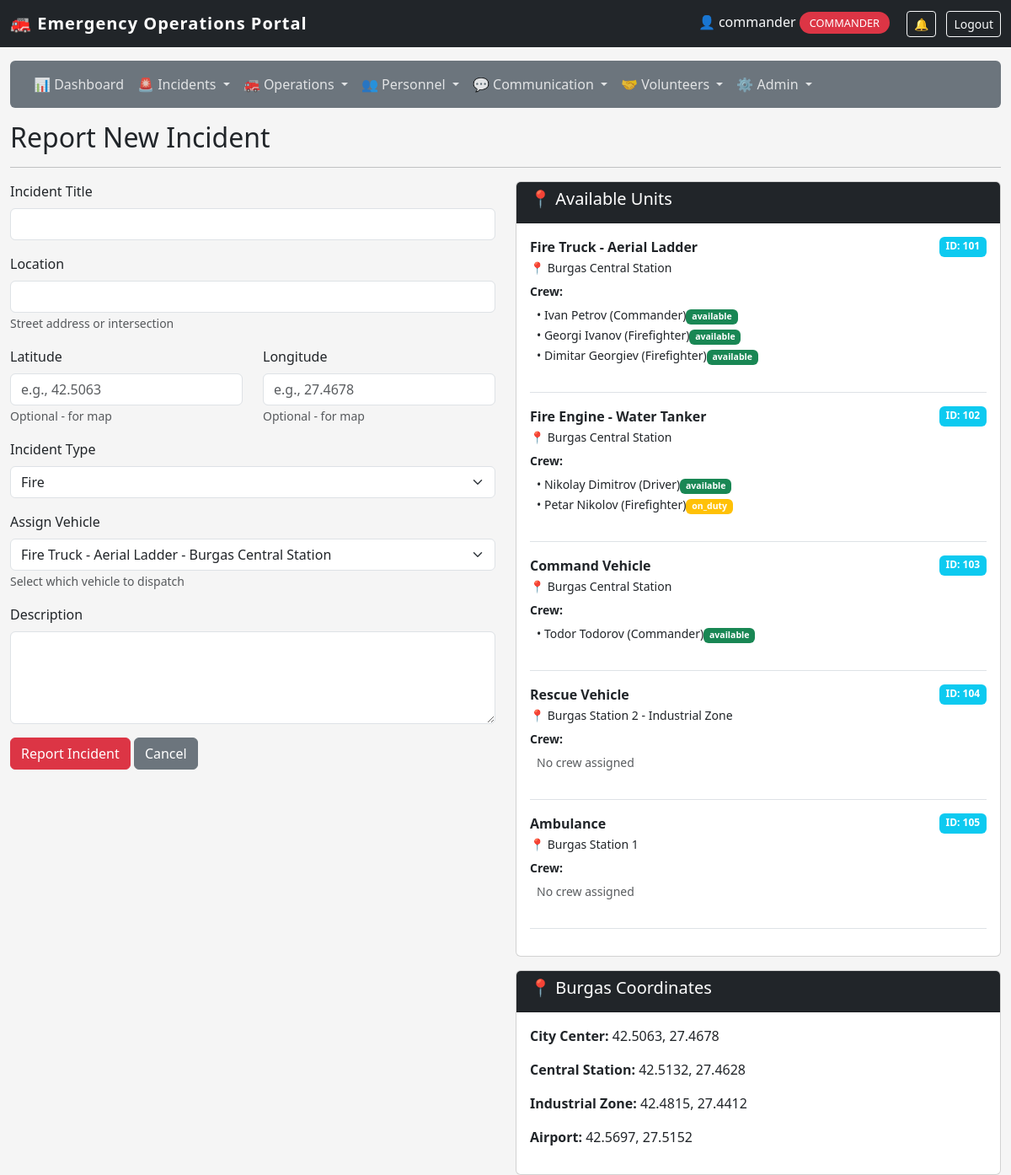
The page /staff/report_incident (signed in) on the database as committed earlier.
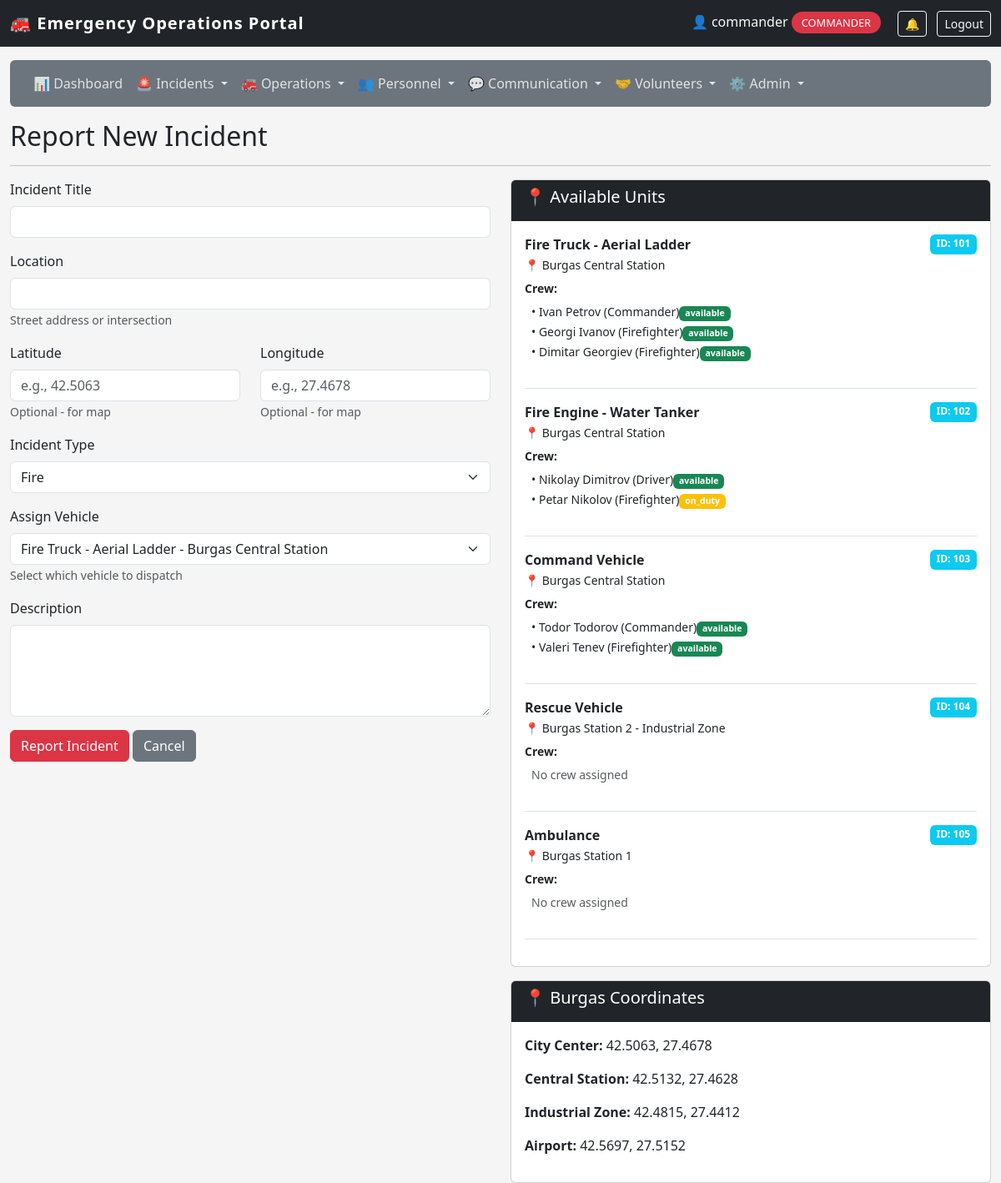
The same page on the database as committed later.
### app/models/vehicle.py (models this page shows)
class Vehicle(db.Model):
    id = db.Column(db.Integer, primary_key=True)
    type = db.Column(db.String(50))
    location = db.Column(db.String(200))
    latitude = db.Column(db.Float, nullable=True)
    longitude = db.Column(db.Float, nullable=True)
    last_updated = db.Column(db.DateTime, default=datetime.datetime.utcnow, onupdate=datetime.datetime.utcnow)
    speed = db.Column(db.Float, nullable=True)
    heading = db.Column(db.Integer, nullable=True)
    status = db.Column(db.String(20), default='station')
    current_incident_id = db.Column(db.Integer, db.ForeignKey('incident.id'), nullable=True)
    current_incident = db.relationship('Incident', foreign_keys=[current_incident_id])
    firefighters = db.relationship('Firefighter', backref='assigned_vehicle', lazy=True)

### app/models/firefighter.py (models this page shows)
class Firefighter(db.Model):
    id = db.Column(db.Integer, primary_key=True)
    name = db.Column(db.String(100), nullable=False)
    rank = db.Column(db.String(50))
    status = db.Column(db.String(20), default='available')
    vehicle_id = db.Column(db.Integer, db.ForeignKey('vehicle.id'), nullable=True)
    user_id = db.Column(db.Integer, db.ForeignKey('user_model.id'), nullable=True, unique=True)
    user = db.relationship('UserModel', foreign_keys=[user_id], backref='firefighter_profile')
    employee_id = db.Column(db.String(20), unique=True, nullable=True)
    phone = db.Column(db.String(20), nullable=True)
    hire_date = db.Column(db.DateTime, nullable=True)
    last_active = db.Column(db.DateTime, nullable=True)
    current_shift_id = db.Column(db.Integer, db.ForeignKey('shift.id'), nullable=True)
    current_shift = db.relationship('Shift', foreign_keys=[current_shift_id], back_populates='firefighter')
    shifts = db.relationship('Shift', foreign_keys='Shift.firefighter_id', back_populates='firefighter')

### app/routes/incidents.py (the view, shortened to what this page needs)
@incidents_bp.route('/staff/report_incident', methods=['GET', 'POST'])
@login_required
@role_required('dispatcher', 'commander')
def report_incident():
    form = IncidentForm()
    vehicles = Vehicle.query.all()
    form.vehicle_id.choices = [(v.id, f"{v.type} - {v.location}") for v in vehicles]
    if not form.vehicle_id.choices:
        form.vehicle_id.choices = [(0, 'No vehicles available - Import data first!')]
    return render_template('staff/incidents/report.html', form=form, vehicles=vehicles)

### app/forms/incident_forms.py
class IncidentForm(FlaskForm):
    title = StringField('Incident Title', validators=[DataRequired()])
    location = StringField('Location', validators=[DataRequired()])
    latitude = StringField('Latitude', validators=[Optional()])
    longitude = StringField('Longitude', validators=[Optional()])
    incident_type = SelectField('Incident Type',
                                choices=[('fire', 'Fire'),
                                         ('rescue', 'Rescue'),
                                         ('accident', 'Car Accident'),
                                         ('hazmat', 'Hazardous Materials'),
                                         ('other', 'Other')],
                                validators=[DataRequired()])
    description = TextAreaField('Description', validators=[DataRequired()])
    vehicle_id = SelectField('Assign Vehicle', coerce=int, validators=[DataRequired()])
    submit = SubmitField('Report Incident')

### app/templates/staff/incidents/report.html (shortened to what this page needs)
{% extends "staff/base.html" %}
{% block content %}
<h2>Report New Incident</h2>
<hr>
<div class="row">
    <div class="col-md-6">
        <form method="POST">
            <div class="mb-3">{{ form.title.label(class="form-label") }}{{ form.title(class="form-control") }}</div>
            <div class="mb-3">{{ form.location.label(class="form-label") }}{{ form.location(class="form-control") }}<small class="text-muted">Street address or intersection</small></div>
            <div class="row">
                <div class="col-md-6 mb-3">{{ form.latitude.label(class="form-label") }}{{ form.latitude(class="form-control", placeholder="e.g., 42.5063") }}<small class="text-muted">Optional - for map</small></div>
                <div class="col-md-6 mb-3">{{ form.longitude.label(class="form-label") }}{{ form.longitude(class="form-control", placeholder="e.g., 27.4678") }}<small class="text-muted">Optional - for map</small></div>
            </div>
            <div class="mb-3">{{ form.incident_type.label(class="form-label") }}{{ form.incident_type(class="form-select") }}</div>
            <div class="mb-3">{{ form.vehicle_id.label(class="form-label") }}{{ form.vehicle_id(class="form-select") }}<small class="text-muted">Select which vehicle to dispatch</small></div>
            <div class="mb-3">{{ form.description.label(class="form-label") }}{{ form.description(class="form-control", rows=4) }}</div>
            {{ form.submit(class="btn btn-danger") }}
            <a href="{{ url_for('incidents.list_incidents') }}" class="btn btn-secondary">Cancel</a>
        </form>
    </div>
    <div class="col-md-6">
        <div class="card mb-3"><div class="card-header bg-dark text-white"><h5>📍 Available Units</h5></div><div class="card-body">
            {% if vehicles %}{% for vehicle in vehicles %}
            <div class="border-bottom mb-3 pb-3">
                <div class="d-flex justify-content-between"><strong>{{ vehicle.type }}</strong><span class="badge bg-info">ID: {{ vehicle.id }}</span></div>
                <p class="mb-1"><small>📍 {{ vehicle.location }}</small></p>
                <p class="mb-1"><small><strong>Crew:</strong></small></p>
                {% if vehicle.firefighters %}<ul class="list-unstyled ms-2">{% for f in vehicle.firefighters %}<li><small>• {{ f.name }} ({{ f.rank }})<span class="badge {% if f.status == 'available' %}bg-success{% else %}bg-warning{% endif %}">{{ f.status }}</span></small></li>{% endfor %}</ul>{% else %}<p class="text-muted ms-2"><small>No crew assigned</small></p>{% endif %}
            </div>{% endfor %}{% else %}<p class="text-muted">No vehicles available. <a href="{{ url_for('personnel.import_data') }}">Import data first</a>.</p>{% endif %}
        </div></div>
        <div class="card"><div class="card-header bg-dark text-white"><h5>📍 Burgas Coordinates</h5></div><div class="card-body"><p><strong>City Center:</strong> 42.5063, 27.4678</p><p><strong>Central Station:</strong> 42.5132, 27.4628</p><p><strong>Industrial Zone:</strong> 42.4815, 27.4412</p><p><strong>Airport:</strong> 42.5697, 27.5152</p></div></div>
    </div>
</div>
{% endblock %}

Rows that differ between the two databases and show on the page:
added Firefighter: name "Valeri Tenev", rank "Firefighter", status "available", shown under Vehicle "Command Vehicle"
